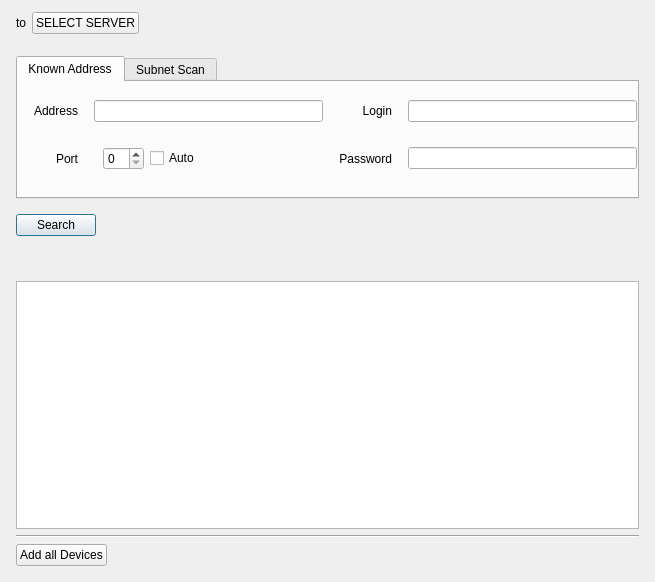
<?xml version="1.0" encoding="UTF-8"?>
<ui version="4.0">
 <class>DeviceAdditionDialog</class>
 <widget class="QDialog" name="DeviceAdditionDialog">
  <property name="geometry">
   <rect>
    <x>0</x>
    <y>0</y>
    <width>655</width>
    <height>582</height>
   </rect>
  </property>
  <property name="sizePolicy">
   <sizepolicy hsizetype="Preferred" vsizetype="Preferred">
    <horstretch>0</horstretch>
    <verstretch>0</verstretch>
   </sizepolicy>
  </property>
  <property name="windowTitle">
   <string>Add device(s)...</string>
  </property>
  <layout class="QVBoxLayout" name="verticalLayout">
   <property name="leftMargin">
    <number>0</number>
   </property>
   <property name="topMargin">
    <number>0</number>
   </property>
   <property name="rightMargin">
    <number>0</number>
   </property>
   <property name="bottomMargin">
    <number>0</number>
   </property>
   <item>
    <widget class="QnPanel" name="serverChoosePanel" native="true">
     <layout class="QHBoxLayout" name="horizontalLayout">
      <property name="leftMargin">
       <number>16</number>
      </property>
      <property name="topMargin">
       <number>12</number>
      </property>
      <property name="rightMargin">
       <number>16</number>
      </property>
      <property name="bottomMargin">
       <number>12</number>
      </property>
      <item>
       <widget class="QLabel" name="toServerLabel">
        <property name="text">
         <string>to</string>
        </property>
       </widget>
      </item>
      <item>
       <widget class="QnChooseServerButton" name="selectServerMenuButton">
        <property name="focusPolicy">
         <enum>Qt::NoFocus</enum>
        </property>
        <property name="text">
         <string>SELECT SERVER</string>
        </property>
       </widget>
      </item>
      <item>
       <spacer name="horizontalSpacer_4">
        <property name="orientation">
         <enum>Qt::Horizontal</enum>
        </property>
        <property name="sizeHint" stdset="0">
         <size>
          <width>40</width>
          <height>20</height>
         </size>
        </property>
       </spacer>
      </item>
     </layout>
    </widget>
   </item>
   <item>
    <widget class="QnPanel" name="searchPanel" native="true">
     <layout class="QVBoxLayout" name="verticalLayout_3">
      <property name="leftMargin">
       <number>16</number>
      </property>
      <property name="topMargin">
       <number>4</number>
      </property>
      <property name="rightMargin">
       <number>16</number>
      </property>
      <property name="bottomMargin">
       <number>14</number>
      </property>
      <item>
       <widget class="QTabWidget" name="tabWidget">
        <property name="sizePolicy">
         <sizepolicy hsizetype="MinimumExpanding" vsizetype="Preferred">
          <horstretch>0</horstretch>
          <verstretch>0</verstretch>
         </sizepolicy>
        </property>
        <property name="currentIndex">
         <number>0</number>
        </property>
        <widget class="QWidget" name="knownAddressesPage">
         <property name="sizePolicy">
          <sizepolicy hsizetype="Preferred" vsizetype="Preferred">
           <horstretch>0</horstretch>
           <verstretch>0</verstretch>
          </sizepolicy>
         </property>
         <attribute name="title">
          <string>Known Address</string>
         </attribute>
         <layout class="QGridLayout" name="gridLayout">
          <property name="leftMargin">
           <number>16</number>
          </property>
          <property name="topMargin">
           <number>8</number>
          </property>
          <property name="rightMargin">
           <number>0</number>
          </property>
          <property name="bottomMargin">
           <number>8</number>
          </property>
          <property name="horizontalSpacing">
           <number>16</number>
          </property>
          <item row="0" column="1">
           <widget class="QLineEdit" name="addressEdit"/>
          </item>
          <item row="1" column="1">
           <widget class="QWidget" name="widget_2" native="true">
            <layout class="QHBoxLayout" name="horizontalLayout_2">
             <item>
              <widget class="QSpinBox" name="knownAddressPortSpinBox"/>
             </item>
             <item>
              <widget class="QCheckBox" name="knownAddressAutoPortCheckBox">
               <property name="text">
                <string>Auto</string>
               </property>
              </widget>
             </item>
             <item>
              <spacer name="horizontalSpacer_2">
               <property name="orientation">
                <enum>Qt::Horizontal</enum>
               </property>
               <property name="sizeHint" stdset="0">
                <size>
                 <width>40</width>
                 <height>20</height>
                </size>
               </property>
              </spacer>
             </item>
            </layout>
           </widget>
          </item>
          <item row="0" column="3">
           <widget class="QLineEdit" name="knownAddressLoginEdit"/>
          </item>
          <item row="0" column="2">
           <widget class="QLabel" name="label_4">
            <property name="text">
             <string>Login</string>
            </property>
            <property name="alignment">
             <set>Qt::AlignRight|Qt::AlignTrailing|Qt::AlignVCenter</set>
            </property>
           </widget>
          </item>
          <item row="1" column="0">
           <widget class="QLabel" name="label_3">
            <property name="text">
             <string>Port</string>
            </property>
            <property name="alignment">
             <set>Qt::AlignRight|Qt::AlignTrailing|Qt::AlignVCenter</set>
            </property>
           </widget>
          </item>
          <item row="1" column="2">
           <widget class="QLabel" name="label_5">
            <property name="text">
             <string>Password</string>
            </property>
            <property name="alignment">
             <set>Qt::AlignRight|Qt::AlignTrailing|Qt::AlignVCenter</set>
            </property>
           </widget>
          </item>
          <item row="1" column="3">
           <widget class="QLineEdit" name="knownAddressPasswordEdit"/>
          </item>
          <item row="0" column="0">
           <widget class="QLabel" name="label_2">
            <property name="text">
             <string>Address</string>
            </property>
            <property name="alignment">
             <set>Qt::AlignRight|Qt::AlignTrailing|Qt::AlignVCenter</set>
            </property>
           </widget>
          </item>
         </layout>
        </widget>
        <widget class="QnPanel" name="subnetScanPage">
         <attribute name="title">
          <string>Subnet Scan</string>
         </attribute>
         <layout class="QGridLayout" name="gridLayout_2">
          <property name="leftMargin">
           <number>16</number>
          </property>
          <property name="topMargin">
           <number>8</number>
          </property>
          <property name="rightMargin">
           <number>0</number>
          </property>
          <property name="bottomMargin">
           <number>8</number>
          </property>
          <property name="horizontalSpacing">
           <number>16</number>
          </property>
          <item row="0" column="0">
           <widget class="QLabel" name="label_6">
            <property name="text">
             <string>Start Ip</string>
            </property>
            <property name="alignment">
             <set>Qt::AlignRight|Qt::AlignTrailing|Qt::AlignVCenter</set>
            </property>
           </widget>
          </item>
          <item row="0" column="1">
           <widget class="QLineEdit" name="startAddressEdit"/>
          </item>
          <item row="0" column="2">
           <widget class="QLabel" name="label_8">
            <property name="text">
             <string>Login</string>
            </property>
            <property name="alignment">
             <set>Qt::AlignRight|Qt::AlignTrailing|Qt::AlignVCenter</set>
            </property>
           </widget>
          </item>
          <item row="0" column="3">
           <widget class="QLineEdit" name="subnetScanLoginEdit"/>
          </item>
          <item row="1" column="0">
           <widget class="QLabel" name="label_7">
            <property name="text">
             <string>End Ip</string>
            </property>
            <property name="alignment">
             <set>Qt::AlignRight|Qt::AlignTrailing|Qt::AlignVCenter</set>
            </property>
           </widget>
          </item>
          <item row="1" column="1">
           <widget class="QLineEdit" name="endAddressEdit"/>
          </item>
          <item row="1" column="2">
           <widget class="QLabel" name="label_9">
            <property name="text">
             <string>Password</string>
            </property>
            <property name="alignment">
             <set>Qt::AlignRight|Qt::AlignTrailing|Qt::AlignVCenter</set>
            </property>
           </widget>
          </item>
          <item row="1" column="3">
           <widget class="QLineEdit" name="subnetScanPasswordEdit"/>
          </item>
          <item row="2" column="0">
           <widget class="QLabel" name="label_10">
            <property name="text">
             <string>Port</string>
            </property>
            <property name="alignment">
             <set>Qt::AlignRight|Qt::AlignTrailing|Qt::AlignVCenter</set>
            </property>
           </widget>
          </item>
          <item row="2" column="1">
           <widget class="QWidget" name="widget_3" native="true">
            <layout class="QHBoxLayout" name="horizontalLayout_3">
             <item>
              <widget class="QSpinBox" name="subnetScanPortSpinBox"/>
             </item>
             <item>
              <widget class="QCheckBox" name="subnetScanAutoPortCheckBox">
               <property name="text">
                <string>Auto</string>
               </property>
              </widget>
             </item>
             <item>
              <spacer name="horizontalSpacer_3">
               <property name="orientation">
                <enum>Qt::Horizontal</enum>
               </property>
               <property name="sizeHint" stdset="0">
                <size>
                 <width>87</width>
                 <height>20</height>
                </size>
               </property>
              </spacer>
             </item>
            </layout>
           </widget>
          </item>
         </layout>
        </widget>
       </widget>
      </item>
      <item>
       <widget class="QStackedWidget" name="searchControls">
        <property name="sizePolicy">
         <sizepolicy hsizetype="Preferred" vsizetype="Fixed">
          <horstretch>0</horstretch>
          <verstretch>0</verstretch>
         </sizepolicy>
        </property>
        <property name="currentIndex">
         <number>0</number>
        </property>
        <widget class="QWidget" name="startSearchPage">
         <layout class="QHBoxLayout" name="horizontalLayout_5">
          <property name="leftMargin">
           <number>0</number>
          </property>
          <property name="topMargin">
           <number>0</number>
          </property>
          <property name="rightMargin">
           <number>0</number>
          </property>
          <property name="bottomMargin">
           <number>0</number>
          </property>
          <item>
           <widget class="QPushButton" name="searchButton">
            <property name="text">
             <string>Search</string>
            </property>
           </widget>
          </item>
          <item>
           <spacer name="searchSpacer">
            <property name="orientation">
             <enum>Qt::Horizontal</enum>
            </property>
            <property name="sizeHint" stdset="0">
             <size>
              <width>504</width>
              <height>20</height>
             </size>
            </property>
           </spacer>
          </item>
         </layout>
        </widget>
        <widget class="QWidget" name="searchProgressPage">
         <layout class="QHBoxLayout" name="horizontalLayout_6">
          <item>
           <widget class="QProgressBar" name="searchProgressBar">
            <property name="value">
             <number>24</number>
            </property>
           </widget>
          </item>
          <item>
           <widget class="QPushButton" name="stopSearchButton">
            <property name="text">
             <string>Stop</string>
            </property>
           </widget>
          </item>
         </layout>
        </widget>
       </widget>
      </item>
     </layout>
    </widget>
   </item>
   <item>
    <widget class="QStackedWidget" name="searchResultsStackedWidget">
     <property name="sizePolicy">
      <sizepolicy hsizetype="MinimumExpanding" vsizetype="MinimumExpanding">
       <horstretch>0</horstretch>
       <verstretch>0</verstretch>
      </sizepolicy>
     </property>
     <property name="currentIndex">
      <number>0</number>
     </property>
     <widget class="QWidget" name="resultsPage">
      <layout class="QVBoxLayout" name="verticalLayout_2">
       <property name="leftMargin">
        <number>16</number>
       </property>
       <property name="topMargin">
        <number>16</number>
       </property>
       <property name="rightMargin">
        <number>16</number>
       </property>
       <property name="bottomMargin">
        <number>16</number>
       </property>
       <item>
        <widget class="QnSimpleSelectionTableView" name="foundDevicesTable">
         <property name="sizePolicy">
          <sizepolicy hsizetype="Preferred" vsizetype="Expanding">
           <horstretch>0</horstretch>
           <verstretch>0</verstretch>
          </sizepolicy>
         </property>
         <property name="horizontalScrollBarPolicy">
          <enum>Qt::ScrollBarAsNeeded</enum>
         </property>
         <property name="selectionBehavior">
          <enum>QAbstractItemView::SelectRows</enum>
         </property>
         <property name="showGrid">
          <bool>false</bool>
         </property>
         <property name="sortingEnabled">
          <bool>true</bool>
         </property>
         <property name="cornerButtonEnabled">
          <bool>false</bool>
         </property>
         <attribute name="horizontalHeaderMinimumSectionSize">
          <number>110</number>
         </attribute>
         <attribute name="verticalHeaderVisible">
          <bool>false</bool>
         </attribute>
         <attribute name="verticalHeaderHighlightSections">
          <bool>false</bool>
         </attribute>
         <attribute name="verticalHeaderMinimumSectionSize">
          <number>24</number>
         </attribute>
        </widget>
       </item>
       <item>
        <widget class="Line" name="line">
         <property name="orientation">
          <enum>Qt::Horizontal</enum>
         </property>
        </widget>
       </item>
       <item>
        <widget class="QWidget" name="widget_4" native="true">
         <layout class="QHBoxLayout" name="horizontalLayout_4">
          <property name="leftMargin">
           <number>0</number>
          </property>
          <property name="topMargin">
           <number>0</number>
          </property>
          <property name="rightMargin">
           <number>0</number>
          </property>
          <property name="bottomMargin">
           <number>0</number>
          </property>
          <item>
           <widget class="QPushButton" name="addDevicesButton">
            <property name="text">
             <string>Add all Devices</string>
            </property>
           </widget>
          </item>
          <item>
           <spacer name="horizontalSpacer">
            <property name="orientation">
             <enum>Qt::Horizontal</enum>
            </property>
            <property name="sizeHint" stdset="0">
             <size>
              <width>40</width>
              <height>20</height>
             </size>
            </property>
           </spacer>
          </item>
         </layout>
        </widget>
       </item>
      </layout>
     </widget>
     <widget class="QWidget" name="placeholderPage">
      <layout class="QHBoxLayout" name="horizontalLayout_7">
       <property name="leftMargin">
        <number>16</number>
       </property>
       <property name="topMargin">
        <number>16</number>
       </property>
       <property name="rightMargin">
        <number>16</number>
       </property>
       <property name="bottomMargin">
        <number>16</number>
       </property>
       <item>
        <widget class="QLabel" name="placeholderLabel">
         <property name="text">
          <string/>
         </property>
         <property name="alignment">
          <set>Qt::AlignCenter</set>
         </property>
        </widget>
       </item>
      </layout>
     </widget>
    </widget>
   </item>
  </layout>
 </widget>
 <customwidgets>
  <customwidget>
   <class>QnPanel</class>
   <extends>QWidget</extends>
   <header location="global">ui/widgets/common/panel.h</header>
   <container>1</container>
  </customwidget>
  <customwidget>
   <class>QnSimpleSelectionTableView</class>
   <extends>QTableView</extends>
   <header location="global">ui/widgets/common/simple_selection_table_view.h</header>
  </customwidget>
  <customwidget>
   <class>QnChooseServerButton</class>
   <extends>QPushButton</extends>
   <header location="global">nx/client/desktop/ui/dialogs/private/choose_server_button.h</header>
   <container>1</container>
  </customwidget>
 </customwidgets>
 <resources/>
 <connections/>
 <slots>
  <slot>buttonClicked(QAbstractButton*)</slot>
  <slot>addClicked()</slot>
  <slot>removeClicked()</slot>
 </slots>
</ui>
